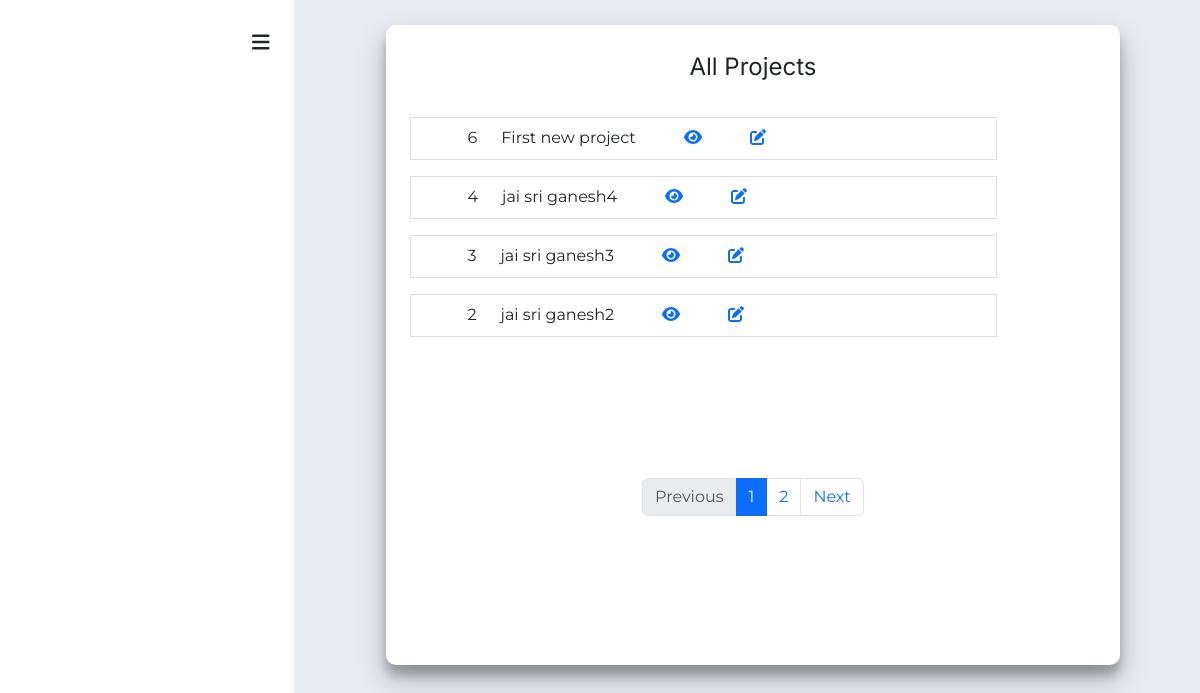
/all_projects (signed in), run on the app's committed database.
### tables this page shows
CREATE TABLE `projects` (
  `project_id` int(11) NOT NULL,
  `project_name` varchar(255) NOT NULL,
  `project_desc` varchar(255) NOT NULL,
  `project_submission_datetime` varchar(255) NOT NULL,
  `datetime` datetime NOT NULL DEFAULT current_timestamp()
);

### config/conn.php (called while the page is built, shortened)
<?php
class database{
    protected function connection(){
        $this->hostname = 'localhost';
        $this->db_username = 'root';
        $this->db_password = '';
        $this->dbname = 'nexgenproject_2.0';
        $conn = new mysqli($this->hostname, $this->db_username, $this->db_password, $this->dbname);
        return $conn;
    }
}
?>

### models/models.php (called while the page is built, shortened)
<?php
class models extends database{
    public function get_all_data($table_name, $where_conditions = 1){
        $sql = "SELECT * FROM `$table_name` WHERE $where_conditions ";
        $result = $this->connection()->query($sql);
        return $result;
    }
    public function create_sql_query($sql){
        $result = $this->connection()->query($sql);
        return $result;
    }
}
?>

### views/pages/all_projects.views.php (the view, shortened to what this page needs)
<?php
require __DIR__ . '/inc/_header.php';
$controllers->login_check();
?>
<main>
    <div class="dashboard_main_section">
        <div class="row">
            <div class="col-md-3 " style="background-color: white !important;">
                <div class="integrate_mobile_sidebar">
                    <?php
                    include __DIR__ . '/inc/_mobile_sidebar.php';
                    ?>
                </div>
            </div>
            <div class="col-md-9 cus_bg_main_section_color">
                <div class="main_content_section scrollbar_container">
                    <div class="the_running_main_content montserrat_font">
                        <div class="details_container">
                            <div class="details_container_info">
                                <div class="container">
                                    <div class="title_section">
                                        <div class="section_title fs-4 text-center mt-4 inter-font">
                                            All Projects
                                        </div>
                                    </div>
                                </div>
                                <div class="main_content_section mt-4">
                                    <div class="projects_content">
                                        <div class="container">
                                            <div class="row">
                                                <?php
                                                if(isset($_GET['page'])){
                                                    $current_page_no = $_GET['page'];
                                                }else{
                                                    $current_page_no = 1;
                                                }
                                                $limit = 4;
                                                $offset = ($current_page_no - 1) * $limit;
                                                $result_all_projects = $controllers->create_sql_query("SELECT * FROM `projects` ORDER BY `project_id` DESC LIMIT {$offset}, {$limit}");
                                                if($result_all_projects){
                                                    if($result_all_projects->num_rows > 0){
                                                        while($row = $result_all_projects->fetch_assoc()){
                                                            echo '
                                                <div
                                                class="col-12 p-2 m-4 mt-2 mb-2 project_main_col_content  project_col_main ">
                                                <div class="project_main  d-flex  ">
                                                    <div class="project_no  ps-4 ms-4 me-4">'. $row['project_id'] .'</div>
                                                    <div class="project_name me-4">'. $row['project_name'] .'</div>
                                                    <div class="project_details ps-4 pe-4 me-4">
                                                        <a href="/projects_hub?project_id='. $row['project_id'] .'">
                                                            <i class="fa-solid fa-eye"></i>
                                                        </a>
                                                    </div>
                                                    <div class="project_edit me-4">
                                                        <a href="">
                                                            <i class="fa-solid fa-pen-to-square"></i>
                                                        </a>
                                                    </div>
                                                </div>
                                            </div>
                                                            ';
                                                        }
                                                    }
                                                }
                                                ?>
                                            </div>
                                        </div>
                                    </div>
                                </div>
                                <div class="pagination_section m-auto">
                                    <div class="container">
                                    <nav aria-label="...">
                                            <ul class="pagination">
                                        <?php
                                        $result_total_page = $controllers->get_all_data("projects");
                                        if ($result_total_page) {
                                            if ($result_total_page->num_rows > 0) {
                                                $total_page_records = $result_total_page->num_rows;
                                                $total_page = ceil($total_page_records / $limit);
                                                if($current_page_no > 1){
                                                    echo '
                                                    <li class="page-item ">
                                                    <a class="page-link" href="?page='. ($current_page_no - 1) .'">Previous</a>
                                                </li>
                                                    ';
                                                }elseif($current_page_no == 1){
                                                    echo '
                                                    <li class="page-item disabled">
                                                    <a class="page-link">Previous</a>
                                                </li>
                                                    ';
                                                }
                                                for ($i = 1; $i <= $total_page; $i++) {
                                                    if($current_page_no == $i){
                                                        $active_pagination = 'active';
                                                    }else{
                                                        $active_pagination = '';
                                                    }
                                                    echo '
                                                    <li class="page-item '. $active_pagination .'"><a class="page-link" href="?page='. $i .'">'. $i .'</a></li>
                                                    ';
                                                }
                                                if($total_page > $current_page_no){
                                                    echo '
                                                    <li class="page-item">
                                                    <a class="page-link" href="?page='. ($current_page_no + 1) .'">Next</a>
                                                </li>
                                                    ';
                                                }elseif($total_page == $current_page_no){
                                                    echo '
                                                    <li class="page-item disabled">
                                                    <a class="page-link" href="#">Next</a>
                                                </li>
                                                    ';
                                                }
                                            }else{
                                                echo 'empty table';
                                            }
                                        }
                                        ?>
                                            </ul>
                                        </nav>
                                    </div>
                                </div>
                            </div>
                        </div>
                    </div>
                </div>
            </div>
        </div>
    </div>
</main>
<?php
require_once __DIR__ . '/inc/_footer_scripts.php';
?>

### assets/css/style.css (style rules this page uses)
* { margin: 0; padding: 0; box-sizing: border-box; }
:root { --cus-primary-color: #243CFC; --cus-main-section-bg-color: #E8EBF1; }
.project_main { height: 25px; }
.project_col_main { width: 80%; }
.project_main_col_content { border: 1px solid #ddd !important; transition: all ease 600ms; }

### assets/css/utilities.css (style rules this page uses)
:root { --cus-primary-color: #243CFC; --cus-main-section-bg-color: #E8EBF1; }
.cus_bg_main_section_color { background-color: var(--cus-main-section-bg-color) !important; }
.scrollbar_container { width: 100%; height: 100vh; overflow-y: scroll; -ms-overflow-style: none; scrollbar-width: none; }
body { overflow-x: hidden; }

### assets/css/dashboard.css (style rules this page uses)
.details_container { width: 100%; background-color: #E8EBF1; display: flex; justify-content: center; }
.details_container_info { height: auto; background-color: #fff; border-radius: 10px; box-shadow: 0 14px 28px rgba(0, 0, 0, 0.25), 0 10px 10px rgba(0, 0, 0, 0.22); display: flex; flex-direction: column; margin-top: 25px; margin-bottom: 100px !important; min-height: 80vh !important; width: 82%; }

### data on the page
projects: project_id "6", project_name "First new project"
projects: project_id "4", project_name "jai sri ganesh4"
projects: project_id "3", project_name "jai sri ganesh3"
projects: project_id "2", project_name "jai sri ganesh2"
